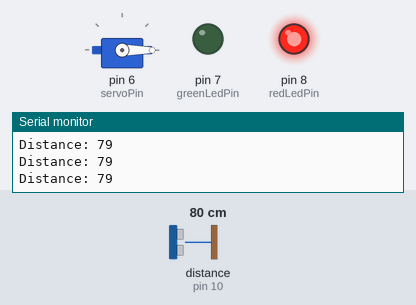
A sketch run on a simulated Arduino Uno, built with avr-gcc and run on an emulated ATmega328P. On the bench: servo, output pins drawn as LEDs (lit = HIGH), the last lines printed to the serial monitor. Wiring (inferred from the names in the program): ultrasonic range finder: trigger pin 9; echo pin 10. Inputs (shaded band) come from the test bench; at power-on: distance to the obstacle (sensor on pin 10) 80 cm. The echo pulse lasts 58.3 µs per cm; pins used as bus, display or sensor lines are not drawn.

Above: at 1.2 s.
1.3 s: distance to the obstacle (sensor on pin 10) set to 34 cm
2.8 s: distance to the obstacle (sensor on pin 10) set to 28 cm
At 3.4 s:
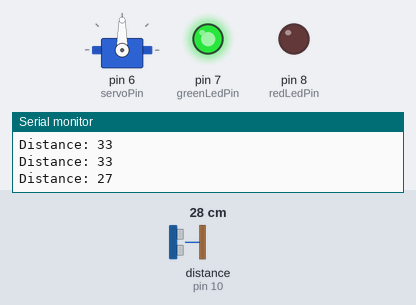
4.3 s: distance to the obstacle (sensor on pin 10) set to 35 cm
At 6.1 s:
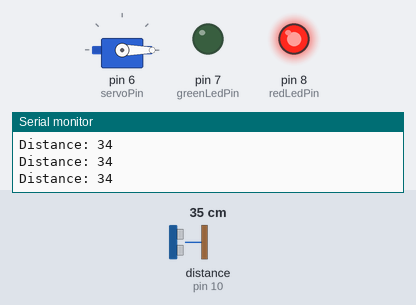
6.4 s: distance to the obstacle (sensor on pin 10) set to 2 cm
At 7.7 s:
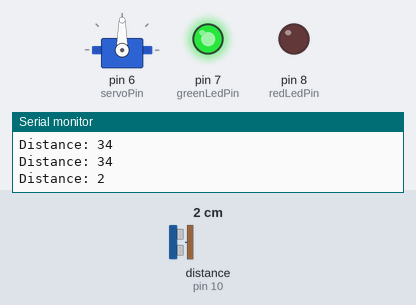
Timing chart, 0 to 8.9 s (numbered marks = the images above; inputs shaded):
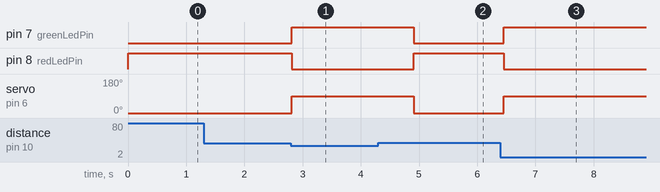

The sketch:

Automatic_Dustbin.ino
```cpp
#include <Servo.h>

// Pin definitions
const int trigPin = 9;
const int echoPin = 10;
const int servoPin = 6;
const int greenLedPin = 7;
const int redLedPin = 8;

// Variables
long duration;
int distance;
Servo myServo;

void setup() {
  pinMode(trigPin, OUTPUT);
  pinMode(echoPin, INPUT);
  pinMode(greenLedPin, OUTPUT);
  pinMode(redLedPin, OUTPUT);

  myServo.attach(servoPin);
  myServo.write(0);

  digitalWrite(redLedPin, HIGH);
  digitalWrite(greenLedPin, LOW);

  Serial.begin(9600);
}

void loop() {

  digitalWrite(trigPin, LOW);
  delayMicroseconds(2);


  digitalWrite(trigPin, HIGH);
  delayMicroseconds(10);
  digitalWrite(trigPin, LOW);


  duration = pulseIn(echoPin, HIGH);


  distance = duration * 0.034 / 2;


  Serial.print("Distance: ");
  Serial.println(distance);


  if (distance <= 30) {

    myServo.write(90);
    digitalWrite(greenLedPin, HIGH);
    digitalWrite(redLedPin, LOW);
    delay(2000);
      } else {

    myServo.write(0);
    digitalWrite(greenLedPin, LOW);
    digitalWrite(redLedPin, HIGH);
  }

  delay(100);
}
```

Measured:
- the behaviour switches between 32 and 31 cm on distance to the obstacle (sensor on pin 10) (found by bisection; images 0 and 1)
- after the input at 2.8 s, pin 7 (greenLedPin): LOW → HIGH at once; pin 8 (redLedPin): HIGH → LOW at once; servo on pin 6 (servoPin): 0° → 90° at once
- after the input at 4.3 s, pin 7 (greenLedPin): HIGH → LOW after 0.61 s; pin 8 (redLedPin): LOW → HIGH after 0.61 s; servo on pin 6 (servoPin): 90° → 0° after 0.61 s
- after the input at 6.4 s, pin 7 (greenLedPin): LOW → HIGH after 0.05 s; pin 8 (redLedPin): HIGH → LOW after 0.05 s; servo on pin 6 (servoPin): 0° → 90° after 0.05 s
